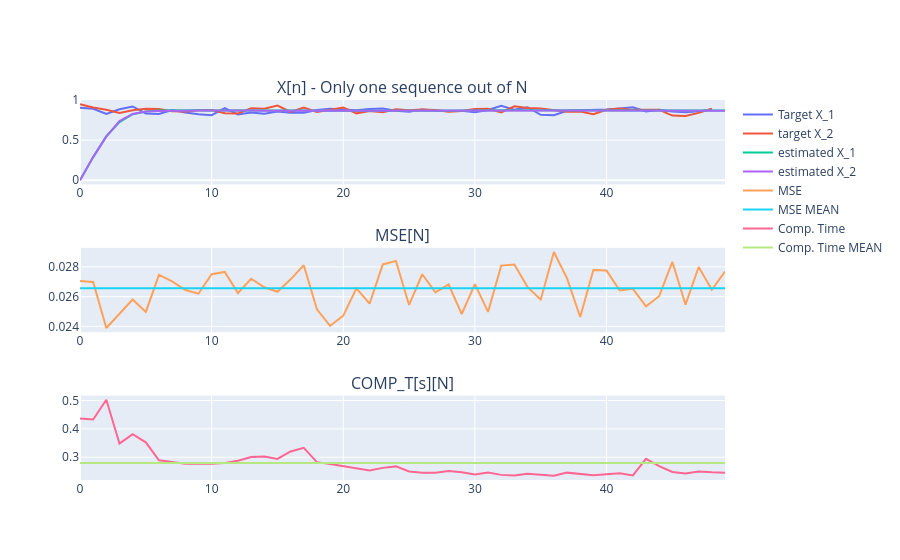

This figure's notebook cell:
### Code cell
if SELECTED_MODEL == 0:
    
    REKFfig = make_subplots(rows=3, cols=1, subplot_titles=("X[n] - Only one sequence out of N","MSE[N]", "COMP_T[s][N]"))
    
    REKFfig.append_trace(go.Scatter(x = np.arange(len(test_data_synt)), y = torch.squeeze(torch.transpose(test_target,0, 1)).numpy()[0:-1, 0], name = 'Target X_1'), row=1, col=1)
    REKFfig.append_trace(go.Scatter(x = np.arange(len(test_data_synt)), y = torch.squeeze(torch.transpose(test_target,0, 1)).numpy()[0:-1, 1], name = 'target X_2'), row=1, col=1)
    REKFfig.append_trace(go.Scatter(x = np.arange(len(test_data_synt)), y = torch.squeeze(torch.transpose(Xrekf,0, 1)).detach().numpy()[0:-1, 0], name = 'estimated X_1'), row=1, col=1)
    REKFfig.append_trace(go.Scatter(x = np.arange(len(test_data_synt)), y = torch.squeeze(torch.transpose(Xrekf,0, 1)).detach().numpy()[0:-1, 1], name = 'estimated X_2'), row=1, col=1)
    
    REKFfig.append_trace(go.Scatter(x=np.arange(len(test_data_synt)), y=test_data_synt['MSE REKF'], name='MSE'), row=2, col=1)
    REKFfig.append_trace(go.Scatter(x=np.arange(len(test_data_synt)), y=np.linspace(test_data_synt.mean()[0], test_data_synt.mean()[0], len(test_data_synt)), name = 'MSE MEAN'), row=2, col=1)
    
    REKFfig.append_trace(go.Scatter(x=np.arange(len(test_data_synt)), y=test_data_synt['Computational Time REKF [s]'], name='Comp. Time'), row=3, col=1)
    REKFfig.append_trace(go.Scatter(x=np.arange(len(test_data_synt)), y=np.linspace(test_data_synt.mean()[1], test_data_synt.mean()[1], len(test_data_synt)), name = 'Comp. Time MEAN'), row=3, col=1)
    
    REKFfig.show()
    
else:
    
    REKFfig = make_subplots(rows=1, cols=1, subplot_titles=("X[n] - Only one sequence out of N"))
    
    REKFfig.append_trace(go.Scatter(x = np.linspace(1, torch.squeeze(torch.transpose(test_target,0, 1)).numpy()[0:-1, 0].shape[0], torch.squeeze(torch.transpose(test_target,0, 1)).numpy()[0:-1, 0].shape[0]+1),
        y=torch.squeeze(torch.transpose(test_target,0, 1)).numpy()[0:-1, 0], name = 'target X_1'
    ), row=1, col=1)
    REKFfig.append_trace(go.Scatter(x = np.linspace(1, torch.squeeze(torch.transpose(test_target,0, 1)).numpy()[0:-1, 1].shape[0], torch.squeeze(torch.transpose(test_target,0, 1)).numpy()[0:-1, 1].shape[0]+1),
        y=torch.squeeze(torch.transpose(test_target,0, 1)).numpy()[0:-1, 1], name = 'target X_2'
    ), row=1, col=1)
    REKFfig.append_trace(go.Scatter(x = np.linspace(1, torch.squeeze(torch.transpose(test_target,0, 1)).numpy()[0:-1, 2].shape[0], torch.squeeze(torch.transpose(test_target,0, 1)).numpy()[0:-1, 2].shape[0]+1),
        y=torch.squeeze(torch.transpose(test_target,0, 1)).numpy()[0:-1, 2], name = 'target X_3'
    ), row=1, col=1)
    REKFfig.append_trace(go.Scatter(x = np.linspace(1, torch.squeeze(torch.transpose(Xrekf,0, 1)).detach().numpy()[0:-1, 0].shape[0], torch.squeeze(torch.transpose(Xrekf,0, 1)).detach().numpy()[0:-1, 0].shape[0]+1),
        y=torch.squeeze(torch.transpose(Xrekf,0, 1)).detach().numpy()[0:-1, 0], name = 'estimated X_1'
    ), row=1, col=1)
    REKFfig.append_trace(go.Scatter(x = np.linspace(1, torch.squeeze(torch.transpose(Xrekf,0, 1)).detach().numpy()[0:-1, 1].shape[0], torch.squeeze(torch.transpose(Xrekf,0, 1)).detach().numpy()[0:-1, 1].shape[0]+1),
        y=torch.squeeze(torch.transpose(Xrekf,0, 1)).detach().numpy()[0:-1, 1], name = 'estimated X_2'
    ), row=1, col=1)
    REKFfig.append_trace(go.Scatter(x = np.linspace(1, torch.squeeze(torch.transpose(Xrekf,0, 1)).detach().numpy()[0:-1, 2].shape[0], torch.squeeze(torch.transpose(Xrekf,0, 1)).detach().numpy()[0:-1, 2].shape[0]+1),
        y=torch.squeeze(torch.transpose(Xrekf,0, 1)).detach().numpy()[0:-1, 2], name = 'estimated X_3'
    ), row=1, col=1)

    REKFfig.show()

    Lorentz = make_subplots(rows=1, cols=1, subplot_titles=("Attractor phase space"))
    Lorentz.append_trace(go.Scatter(x = test_target[0,:], y= test_target[2, :], name="Target"), row=1, col=1)
    Lorentz.append_trace(go.Scatter(x = Xrekf[0,:].detach(), y= Xrekf[2, :].detach(), name="Estimated"), row=1, col=1)
    
    Lorentz.show()

### Figure 1 — Plotly figure (JSON) as saved in the notebook; plotly's stock layout.template omitted (floating-point values rounded to 4 significant figures)
{"data": [{"name": "Target X_1", "type": "scatter", "x": [0, 1, 2, 3, 4, 5, 6, 7, 8, 9, 10, 11, 12, 13, 14, 15, 16, 17, 18, 19, 20, 21, 22, 23, 24, 25, 26, 27, 28, 29, 30, 31, 32, 33, 34, 35, 36, 37, 38, 39, 40, 41, 42, 43, 44, 45, 46, 47, 48, 49], "xaxis": "x", "y": [0.9041, 0.8913, 0.8266, 0.8854, 0.9201, 0.8334, 0.8266, 0.8762, 0.8442, 0.8218, 0.8117, 0.8996, 0.8195, 0.8433, 0.8289, 0.8567, 0.8414, 0.8431, 0.8767, 0.8913, 0.8822, 0.8743, 0.8875, 0.8938, 0.8662, 0.8536, 0.8807, 0.8671, 0.868, 0.8672, 0.8471, 0.8753, 0.9297, 0.8795, 0.9102, 0.8155, 0.8119, 0.8661, 0.8718, 0.8717, 0.8808, 0.8946, 0.9106, 0.8565, 0.8779, 0.8567, 0.8482, 0.8587, 0.8854], "yaxis": "y"}, {"name": "target X_2", "type": "scatter", "x": [0, 1, 2, 3, 4, 5, 6, 7, 8, 9, 10, 11, 12, 13, 14, 15, 16, 17, 18, 19, 20, 21, 22, 23, 24, 25, 26, 27, 28, 29, 30, 31, 32, 33, 34, 35, 36, 37, 38, 39, 40, 41, 42, 43, 44, 45, 46, 47, 48, 49], "xaxis": "x", "y": [0.9479, 0.9067, 0.8782, 0.8383, 0.8713, 0.8914, 0.8873, 0.8609, 0.8581, 0.8717, 0.8757, 0.8362, 0.832, 0.897, 0.8928, 0.9308, 0.8516, 0.9065, 0.8522, 0.8755, 0.908, 0.8339, 0.862, 0.8473, 0.8843, 0.8736, 0.8812, 0.8766, 0.8536, 0.8634, 0.8898, 0.8922, 0.8457, 0.9225, 0.8997, 0.8932, 0.8723, 0.8536, 0.8567, 0.8241, 0.8791, 0.8954, 0.8774, 0.8736, 0.878, 0.8066, 0.8025, 0.84, 0.8919], "yaxis": "y"}, {"name": "estimated X_1", "type": "scatter", "x": [0, 1, 2, 3, 4, 5, 6, 7, 8, 9, 10, 11, 12, 13, 14, 15, 16, 17, 18, 19, 20, 21, 22, 23, 24, 25, 26, 27, 28, 29, 30, 31, 32, 33, 34, 35, 36, 37, 38, 39, 40, 41, 42, 43, 44, 45, 46, 47, 48, 49], "xaxis": "x", "y": [0.0, 0.2881, 0.5489, 0.7255, 0.8234, 0.8577, 0.8701, 0.8728, 0.8708, 0.8716, 0.8698, 0.8684, 0.8697, 0.8679, 0.8707, 0.8705, 0.8684, 0.8683, 0.8678, 0.8681, 0.8735, 0.8709, 0.8655, 0.8693, 0.8695, 0.8699, 0.8713, 0.8679, 0.8653, 0.8692, 0.8685, 0.8692, 0.8738, 0.8716, 0.8709, 0.8736, 0.8725, 0.8707, 0.866, 0.8708, 0.8688, 0.8695, 0.8709, 0.8695, 0.871, 0.8723, 0.8687, 0.8671, 0.8708, 0.8711], "yaxis": "y"}, {"name": "estimated X_2", "type": "scatter", "x": [0, 1, 2, 3, 4, 5, 6, 7, 8, 9, 10, 11, 12, 13, 14, 15, 16, 17, 18, 19, 20, 21, 22, 23, 24, 25, 26, 27, 28, 29, 30, 31, 32, 33, 34, 35, 36, 37, 38, 39, 40, 41, 42, 43, 44, 45, 46, 47, 48, 49], "xaxis": "x", "y": [0.0, 0.2881, 0.5442, 0.7376, 0.8266, 0.8561, 0.864, 0.8688, 0.8659, 0.869, 0.8709, 0.8673, 0.8676, 0.8687, 0.8669, 0.8682, 0.8657, 0.8686, 0.8681, 0.87, 0.869, 0.8657, 0.8653, 0.8671, 0.867, 0.8691, 0.8726, 0.8687, 0.8712, 0.8687, 0.8698, 0.8692, 0.8688, 0.8633, 0.8666, 0.868, 0.8692, 0.8683, 0.8702, 0.8697, 0.869, 0.8708, 0.8675, 0.8696, 0.8673, 0.8704, 0.8727, 0.8676, 0.8657, 0.8675], "yaxis": "y"}, {"name": "MSE", "type": "scatter", "x": [0, 1, 2, 3, 4, 5, 6, 7, 8, 9, 10, 11, 12, 13, 14, 15, 16, 17, 18, 19, 20, 21, 22, 23, 24, 25, 26, 27, 28, 29, 30, 31, 32, 33, 34, 35, 36, 37, 38, 39, 40, 41, 42, 43, 44, 45, 46, 47, 48, 49], "xaxis": "x2", "y": [0.02706, 0.027, 0.02389, 0.02486, 0.02581, 0.02498, 0.02747, 0.02703, 0.02644, 0.0262, 0.02752, 0.02766, 0.02625, 0.02721, 0.02664, 0.02633, 0.02717, 0.02811, 0.02515, 0.02403, 0.02472, 0.02656, 0.02553, 0.02817, 0.02841, 0.02544, 0.02751, 0.02629, 0.02682, 0.02483, 0.02684, 0.02498, 0.02809, 0.02816, 0.02664, 0.02579, 0.02901, 0.02723, 0.02463, 0.0278, 0.02776, 0.02641, 0.02652, 0.02534, 0.02603, 0.02835, 0.02546, 0.028, 0.02646, 0.02769], "yaxis": "y2"}, {"name": "MSE MEAN", "type": "scatter", "x": [0, 1, 2, 3, 4, 5, 6, 7, 8, 9, 10, 11, 12, 13, 14, 15, 16, 17, 18, 19, 20, 21, 22, 23, 24, 25, 26, 27, 28, 29, 30, 31, 32, 33, 34, 35, 36, 37, 38, 39, 40, 41, 42, 43, 44, 45, 46, 47, 48, 49], "xaxis": "x2", "y": [0.02657, 0.02657, 0.02657, 0.02657, 0.02657, 0.02657, 0.02657, 0.02657, 0.02657, 0.02657, 0.02657, 0.02657, 0.02657, 0.02657, 0.02657, 0.02657, 0.02657, 0.02657, 0.02657, 0.02657, 0.02657, 0.02657, 0.02657, 0.02657, 0.02657, 0.02657, 0.02657, 0.02657, 0.02657, 0.02657, 0.02657, 0.02657, 0.02657, 0.02657, 0.02657, 0.02657, 0.02657, 0.02657, 0.02657, 0.02657, 0.02657, 0.02657, 0.02657, 0.02657, 0.02657, 0.02657, 0.02657, 0.02657, 0.02657, 0.02657], "yaxis": "y2"}, {"name": "Comp. Time", "type": "scatter", "x": [0, 1, 2, 3, 4, 5, 6, 7, 8, 9, 10, 11, 12, 13, 14, 15, 16, 17, 18, 19, 20, 21, 22, 23, 24, 25, 26, 27, 28, 29, 30, 31, 32, 33, 34, 35, 36, 37, 38, 39, 40, 41, 42, 43, 44, 45, 46, 47, 48, 49], "xaxis": "x3", "y": [0.4365, 0.4328, 0.5024, 0.3479, 0.3812, 0.3526, 0.2892, 0.2835, 0.2767, 0.2783, 0.2768, 0.2794, 0.2879, 0.3009, 0.3027, 0.294, 0.3203, 0.3331, 0.2827, 0.2765, 0.2691, 0.2605, 0.2535, 0.2625, 0.2678, 0.2497, 0.2453, 0.2453, 0.2514, 0.2467, 0.2388, 0.246, 0.2379, 0.236, 0.2421, 0.2385, 0.2347, 0.2458, 0.2419, 0.2366, 0.2404, 0.2435, 0.236, 0.2944, 0.2684, 0.2483, 0.2425, 0.2498, 0.2469, 0.2452], "yaxis": "y3"}, {"name": "Comp. Time MEAN", "type": "scatter", "x": [0, 1, 2, 3, 4, 5, 6, 7, 8, 9, 10, 11, 12, 13, 14, 15, 16, 17, 18, 19, 20, 21, 22, 23, 24, 25, 26, 27, 28, 29, 30, 31, 32, 33, 34, 35, 36, 37, 38, 39, 40, 41, 42, 43, 44, 45, 46, 47, 48, 49], "xaxis": "x3", "y": [0.28, 0.28, 0.28, 0.28, 0.28, 0.28, 0.28, 0.28, 0.28, 0.28, 0.28, 0.28, 0.28, 0.28, 0.28, 0.28, 0.28, 0.28, 0.28, 0.28, 0.28, 0.28, 0.28, 0.28, 0.28, 0.28, 0.28, 0.28, 0.28, 0.28, 0.28, 0.28, 0.28, 0.28, 0.28, 0.28, 0.28, 0.28, 0.28, 0.28, 0.28, 0.28, 0.28, 0.28, 0.28, 0.28, 0.28, 0.28, 0.28, 0.28], "yaxis": "y3"}], "layout": {"annotations": [{"font": {"size": 16}, "showarrow": false, "text": "X[n] - Only one sequence out of N", "x": 0.5, "xanchor": "center", "xref": "paper", "y": 1, "yanchor": "bottom", "yref": "paper"}, {"font": {"size": 16}, "showarrow": false, "text": "MSE[N]", "x": 0.5, "xanchor": "center", "xref": "paper", "y": 0.6111, "yanchor": "bottom", "yref": "paper"}, {"font": {"size": 16}, "showarrow": false, "text": "COMP_T[s][N]", "x": 0.5, "xanchor": "center", "xref": "paper", "y": 0.2222, "yanchor": "bottom", "yref": "paper"}], "xaxis": {"anchor": "y", "domain": [0, 1]}, "xaxis2": {"anchor": "y2", "domain": [0, 1]}, "xaxis3": {"anchor": "y3", "domain": [0, 1]}, "yaxis": {"anchor": "x", "domain": [0.7778, 1]}, "yaxis2": {"anchor": "x2", "domain": [0.3889, 0.6111]}, "yaxis3": {"anchor": "x3", "domain": [0, 0.2222]}}}
